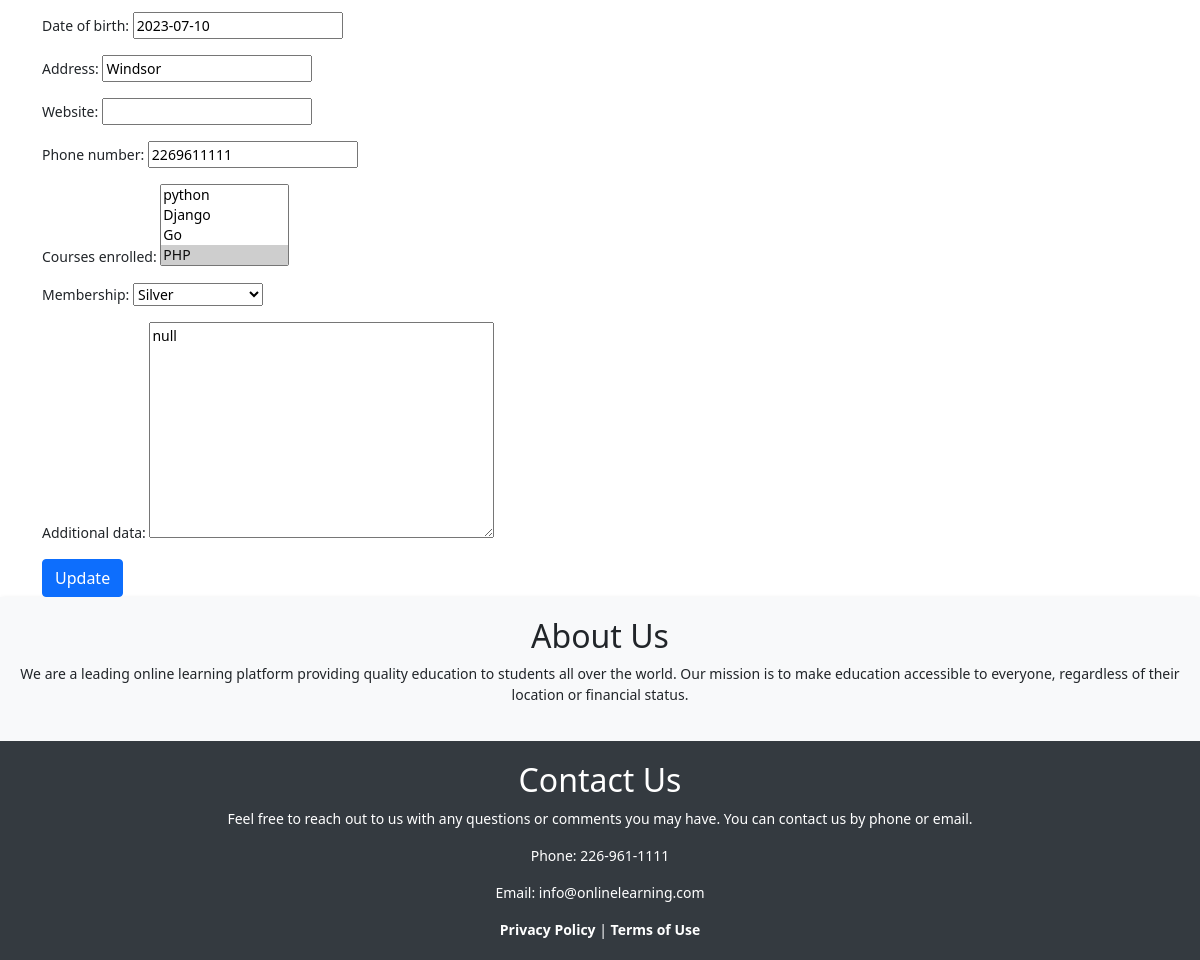
Page /students/2/update/ (lower part) on the earlier database version.
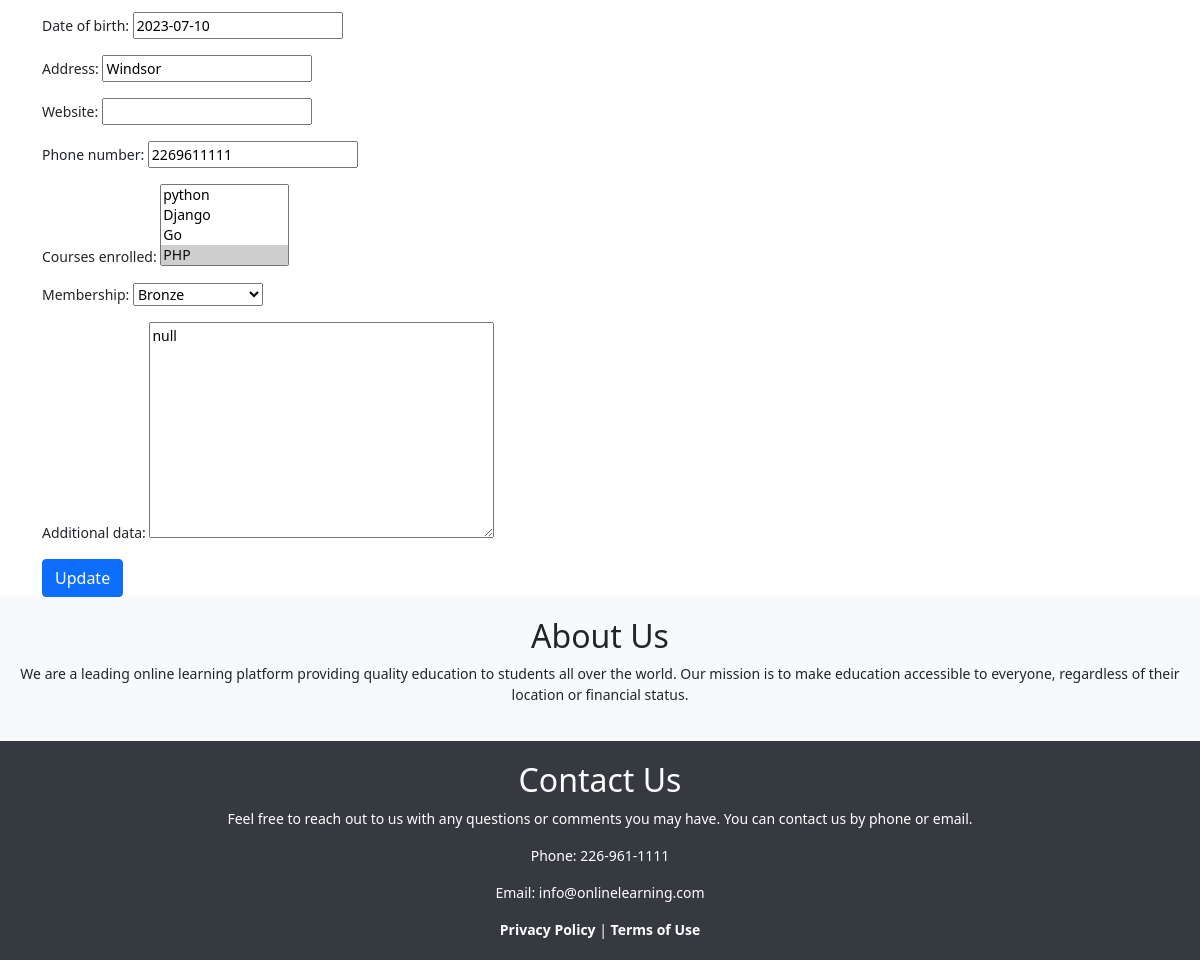
Same page on the later database version.
### WhiteboardApp/models.py (models this page shows, shortened)
class Student(models.Model):
    user = models.OneToOneField(User, on_delete=models.CASCADE, related_name='student')
    profile_picture = models.ImageField(upload_to='profile_pictures/', null=True, blank=True)
    bio = models.TextField(blank=True)
    date_of_birth = models.DateField(null=True, blank=True)
    address = models.CharField(max_length=255, blank=True)
    website = models.URLField(blank=True)
    phone_number = models.CharField(max_length=15, null=True, blank=True)
    courses_enrolled = models.ManyToManyField(Course, through='Enrollment')
    membership = models.ForeignKey(Membership, on_delete=models.SET_NULL, null=True, default=0)
    additional_data = models.JSONField(blank=True, null=True)
    class Meta:
        db_table = 'WhiteboardApp_student'
        verbose_name = 'student'
        verbose_name_plural = 'students'

### WhiteboardApp/views.py (the view)
# urls.py: path('students/<int:pk>/update/', views.student_update, name='student-update'),
def student_update(request, pk):
    student = get_object_or_404(Student, pk=pk)
    if request.method == 'POST':
        form = StudentForm(request.POST, instance=student)
        if form.is_valid():
            form.save()
            return redirect('WhiteboardApp:student-detail', pk=pk)
    else:
        form = StudentForm(instance=student)
    return render(request, 'StudentTemplates/student_update.html', {'form': form})

### WhiteboardApp/forms.py
class StudentForm(forms.ModelForm):
    class Meta:
        model = Student
        fields = ('user', 'profile_picture', 'bio', 'date_of_birth', 'address', 'website', 'phone_number',
                  'courses_enrolled', 'membership', 'additional_data')

### WhiteboardApp/models.py (called while the page is built)
    def __str__(self):
        return self.title

    def __str__(self):
        return self.get_name_display()

### templates/StudentTemplates/student_update.html (shortened to what this page needs)
{% extends 'base.html' %}
{% block content %}
  <form method="post">
    {{ form.as_p }}
    <button type="submit" class="btn btn-primary">Update</button>
  </form>
{% endblock %}

Differences in the rows shown:
changed Student "Windsor": membership "Silver" → "Bronze"
